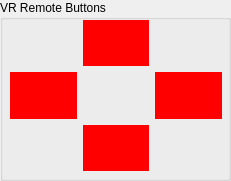
   <widget class="QGroupBox" name="groupBox_5">
    <property name="geometry">
     <rect>
      <x>710</x>
      <y>710</y>
      <width>231</width>
      <height>181</height>
     </rect>
    </property>
    <property name="title">
     <string>VR Remote Buttons</string>
    </property>
    <widget class="QWidget" name="gridLayoutWidget_2">
     <property name="geometry">
      <rect>
       <x>10</x>
       <y>20</y>
       <width>212</width>
       <height>151</height>
      </rect>
     </property>
     <layout class="QGridLayout" name="gridLayout_3">
      <item row="0" column="1">
       <widget class="QLabel" name="vr_up_button_label">
        <property name="styleSheet">
         <string notr="true">QLabel { background-color : red; color : black; }</string>
        </property>
        <property name="text">
         <string/>
        </property>
       </widget>
      </item>
      <item row="2" column="1">
       <widget class="QLabel" name="vr_down_button_label">
        <property name="styleSheet">
         <string notr="true">QLabel { background-color : red; color : black; }</string>
        </property>
        <property name="text">
         <string/>
        </property>
       </widget>
      </item>
      <item row="1" column="2">
       <widget class="QLabel" name="vr_right_button_label">
        <property name="styleSheet">
         <string notr="true">QLabel { background-color : red; color : black; }</string>
        </property>
        <property name="text">
         <string/>
        </property>
       </widget>
      </item>
      <item row="1" column="0">
       <widget class="QLabel" name="vr_left_button_label">
        <property name="styleSheet">
         <string notr="true">QLabel { background-color : red; color : black; }</string>
        </property>
        <property name="text">
         <string/>
        </property>
       </widget>
      </item>
     </layout>
    </widget>
   </widget>
